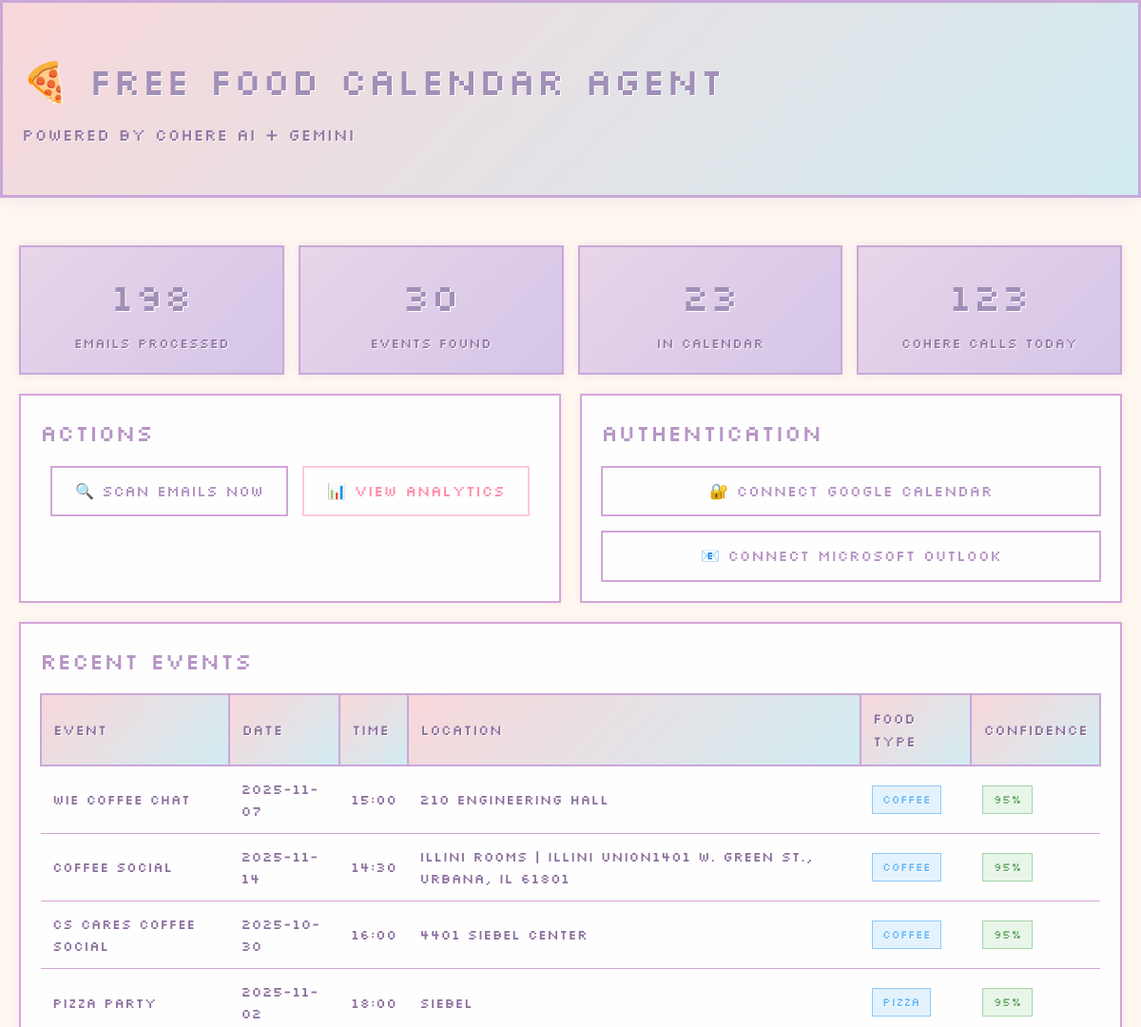
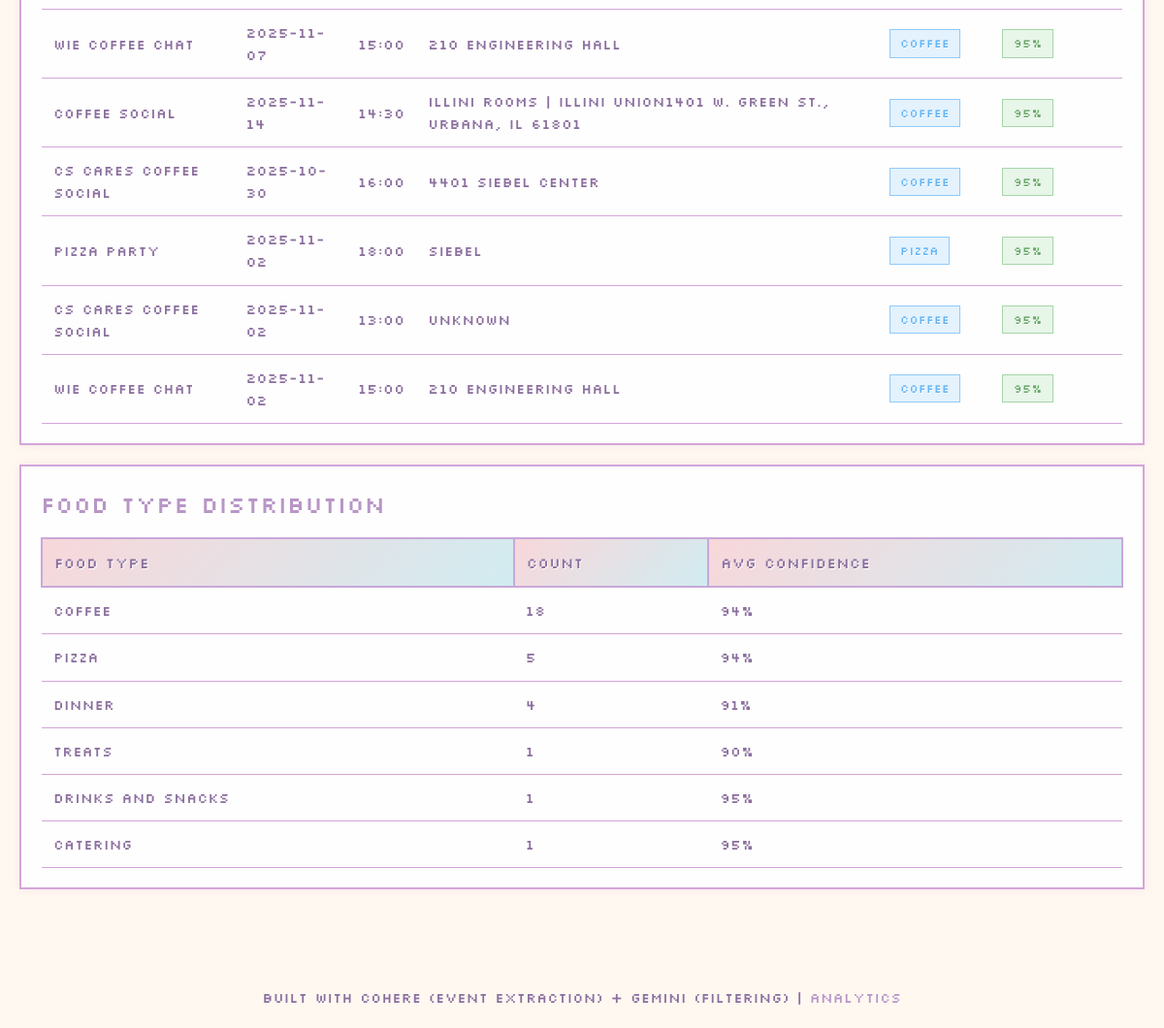
The page / on the database its author committed (2 pictures, top to bottom).
### tables this page shows
CREATE TABLE found_events (
    id INTEGER PRIMARY KEY AUTOINCREMENT,
    email_id TEXT NOT NULL,

    -- Event details
    event_name TEXT NOT NULL,
    event_date TEXT,  -- YYYY-MM-DD
    event_time TEXT,  -- HH:MM
    end_time TEXT,
    location TEXT,
    food_type TEXT,

    -- Cohere extraction results
    cohere_confidence REAL,  -- 0.0-1.0
    cohere_reasoning TEXT,
    relevant_excerpt TEXT,
    raw_cohere_response TEXT,  -- Full JSON for analysis

    -- Calendar integration
    google_calendar_event_id TEXT,
    google_calendar_link TEXT,

    -- Metadata
    created_at TIMESTAMP DEFAULT CURRENT_TIMESTAMP,

    FOREIGN KEY (email_id) REFERENCES processed_emails(email_id)
);

CREATE TABLE food_type_stats (
    id INTEGER PRIMARY KEY AUTOINCREMENT,
    food_type TEXT UNIQUE NOT NULL,
    count INTEGER DEFAULT 1,
    total_confidence REAL,  -- Sum of confidence scores
    avg_confidence REAL,     -- Average confidence
    last_seen TIMESTAMP DEFAULT CURRENT_TIMESTAMP
);

### web/app.py (the view)
@app.route('/')
def index():
    stats = db.get_stats()
    recent_events = db.get_recent_events(limit=10)
    food_stats = db.get_food_type_stats()
    return render_template('index.html',
                          stats=stats,
                          recent_events=recent_events,
                          food_stats=food_stats,
                          google_authenticated=session.get('google_authenticated', False),
                          microsoft_authenticated=session.get('microsoft_authenticated', False))

### src/database.py (called while the page is built)
    def _get_connection(self):
        conn = sqlite3.connect(self.db_path)
        conn.row_factory = sqlite3.Row  # Enable column access by name
        return conn

    def get_recent_events(self, limit=50):
        conn = self._get_connection()
        try:
            cursor = conn.execute("""
                SELECT * FROM found_events
                ORDER BY created_at DESC
                LIMIT ?
            """, (limit,))
            return [dict(row) for row in cursor.fetchall()]
        finally:
            conn.close()

    def get_cohere_daily_usage(self):
        conn = self._get_connection()
        try:
            cursor = conn.execute("""
                SELECT COUNT(*) as count
                FROM llm_usage
                WHERE provider = 'cohere'
                  AND date(called_at) = date('now')
            """)
            result = cursor.fetchone()
            return result['count'] if result else 0
        finally:
            conn.close()

    def get_food_type_stats(self):
        conn = self._get_connection()
        try:
            cursor = conn.execute("""
                SELECT * FROM food_type_stats
                ORDER BY count DESC
            """)
            return [dict(row) for row in cursor.fetchall()]
        finally:
            conn.close()

### web/templates/index.html (shortened to what this page needs)
{% extends "base.html" %}
{% block content %}
<div class="stats-grid">
    <div class="stat-box">
        <div class="number">{{ stats.total_emails_processed }}</div>
        <div class="label">Emails Processed</div>
    </div>
    <div class="stat-box">
        <div class="number">{{ stats.total_events_found }}</div>
        <div class="label">Events Found</div>
    </div>
    <div class="stat-box">
        <div class="number">{{ stats.events_in_calendar }}</div>
        <div class="label">In Calendar</div>
    </div>
    <div class="stat-box">
        <div class="number">{{ stats.cohere_calls_today }}</div>
        <div class="label">Cohere Calls Today</div>
    </div>
</div>
<div style="display: grid; grid-template-columns: 1fr 1fr; gap: 20px;">
    <div class="card">
        <h2>Actions</h2>
        <div style="text-align: center; display: flex; gap: 15px; justify-content: center; flex-wrap: wrap; margin-top: 15px;">
            <button class="btn" onclick="triggerScan()">🔍 Scan Emails Now</button>
            <a href="/analytics" class="btn btn-secondary">📊 View Analytics</a>
        </div>
    </div>
    <div class="card">
        <h2>Authentication</h2>
        <div style="text-align: center; display: flex; flex-direction: column; gap: 15px; justify-content: center; margin-top: 15px;">
            {% if google_authenticated %}
                <span style="color: #66a866; font-size: 0.9em; padding: 8px 16px; border: 1px solid #66a866; display: inline-block;">✅ Google Calendar Connected</span>
            {% else %}
                <a href="/auth/google/login" class="btn" style="background: #fefefe; border: 2px solid #d4a5d9; color: #b896c6;">🔐 Connect Google Calendar</a>
            {% endif %}
            {% if microsoft_authenticated %}
                <span style="color: #66a866; font-size: 0.9em; padding: 8px 16px; border: 1px solid #66a866; display: inline-block;">✅ Microsoft Outlook Connected</span>
            {% else %}
                <a href="/auth/microsoft/login" class="btn" style="background: #fefefe; border: 2px solid #d4a5d9; color: #b896c6;">📧 Connect Microsoft Outlook</a>
            {% endif %}
        </div>
    </div>
</div>
<div class="card">
    <h2>Recent Events</h2>
    {% if recent_events %}
        <table>
            <thead>
                <tr>
                    <th>Event</th>
                    <th>Date</th>
                    <th>Time</th>
                    <th>Location</th>
                    <th>Food Type</th>
                    <th>Confidence</th>
                </tr>
            </thead>
            <tbody>
                {% for event in recent_events %}
                <tr>
                    <td>{{ event.event_name }}</td>
                    <td>{{ event.event_date }}</td>
                    <td>{{ event.event_time }}</td>
                    <td>{{ event.location }}</td>
                    <td><span class="badge badge-info">{{ event.food_type }}</span></td>
                    <td><span class="badge badge-success">{{ (event.cohere_confidence * 100)|int }}%</span></td>
                </tr>
                {% endfor %}
            </tbody>
        </table>
    {% else %}
        <p style="font-size: 1em;">No events found yet. Click "Scan Emails Now" to start!</p>
    {% endif %}
</div>
<div class="card">
    <h2>Food Type Distribution</h2>
    {% if food_stats %}
        <table>
            <thead>
                <tr>
                    <th>Food Type</th>
                    <th>Count</th>
                    <th>Avg Confidence</th>
                </tr>
            </thead>
            <tbody>
                {% for stat in food_stats %}
                <tr>
                    <td>{{ stat.food_type }}</td>
                    <td>{{ stat.count }}</td>
                    <td>{{ (stat.avg_confidence * 100)|int }}%</td>
                </tr>
                {% endfor %}
            </tbody>
        </table>
    {% endif %}
</div>
{% endblock %}

### web/templates/base.html (style rules this page uses)
* { margin: 0; padding: 0; box-sizing: border-box; }
body { font-family: 'Silkscreen', 'Courier New', monospace; background: #fff8f0; color: #8b6f9e; line-height: 1.6; font-size: 16px; letter-spacing: 0.02em; }
.card { background: #fefefe; border: 2px solid #d4a5d9; padding: 20px; margin-bottom: 20px; box-shadow: 0 0 10px rgba(212, 165, 217, 0.2); }
.card h2 { margin-bottom: 15px; color: #b896c6; font-size: 1.5em; text-shadow: 1px 1px 0px #ffffff; font-weight: 400; }
.stats-grid { display: grid; grid-template-columns: repeat(auto-fit, minmax(200px, 1fr)); gap: 15px; margin-bottom: 20px; }
.stat-box { background: linear-gradient(135deg, #e8d5e9 0%, #d4c5e8 100%); border: 2px solid #c9a8d9; color: #8b6f9e; padding: 20px; text-align: center; box-shadow: 0 0 10px rgba(201, 168, 217, 0.3); }
.stat-box .number { font-size: 2.5em; font-weight: 400; margin-bottom: 5px; text-shadow: 1px 1px 0px #ffffff; color: #a18fb8; }
.stat-box .label { font-size: 0.9em; opacity: 0.9; text-shadow: 1px 1px 0px #ffffff; color: #8b6f9e; font-weight: 400; }
.btn { display: inline-block; padding: 12px 24px; background: #fefefe; color: #b896c6; text-decoration: none; border: 2px solid #d4a5d9; cursor: pointer; font-size: 1em; font-family: 'Silkscreen', monospace; font-weight: 400; transition: all 0.2s; text-shadow: 1px 1px 0px #ffffff; }
.btn-secondary { background: #fefefe; border: 2px solid #ffc8dd; color: #ff8fab; }
table { width: 100%; border-collapse: collapse; margin-top: 15px; }
th, td { text-align: left; padding: 12px; }
th { background: linear-gradient(135deg, #f8d7da 0%, #d1ecf1 100%); border: 2px solid #c9a8d9; border-bottom: 2px solid #c9a8d9; font-weight: 400; color: #8b6f9e; font-size: 0.95em; text-shadow: 1px 1px 0px #ffffff; }
td { border-bottom: 1px solid #d4a5d9; font-size: 0.9em; color: #8b6f9e; text-shadow: 0.5px 0.5px 0px #ffffff; }
.badge { display: inline-block; padding: 4px 10px; border: 1px solid; font-size: 0.85em; font-weight: 500; text-shadow: 0.5px 0.5px 0px #ffffff; }
.badge-success { background: #e8f5e9; color: #66a866; border-color: #a5d6a7; }
.badge-info { background: #e3f2fd; color: #64b5f6; border-color: #90caf9; }

### rows shown on the page
found_events: event_name "WIE Coffee Chat", event_date "2025-11-07", event_time "15:00", location "210 Engineering Hall", food_type "coffee", (event.cohere_confidence*100)|int "95"
found_events: event_name "Coffee Social", event_date "2025-11-14", event_time "14:30", location "Illini Rooms | Illini Union1401 W. Green St., Urbana, IL 61801", food_type "coffee", (event.cohere_confidence*100)|int "95"
found_events: event_name "CS CARES Coffee Social", event_date "2025-10-30", event_time "16:00", location "4401 Siebel Center", food_type "coffee", (event.cohere_confidence*100)|int "95"
found_events: event_name "Pizza Party", event_date "2025-11-02", event_time "18:00", location "Siebel", food_type "pizza", (event.cohere_confidence*100)|int "95"
found_events: event_name "WIE Coffee Chat", event_date "2025-11-07", event_time "15:00", location "210 Engineering Hall", food_type "coffee", (event.cohere_confidence*100)|int "95"
found_events: event_name "Coffee Social", event_date "2025-11-14", event_time "14:30", location "Illini Rooms | Illini Union1401 W. Green St., Urbana, IL 61801", food_type "coffee", (event.cohere_confidence*100)|int "95"
found_events: event_name "CS CARES Coffee Social", event_date "2025-10-30", event_time "16:00", location "4401 Siebel Center", food_type "coffee", (event.cohere_confidence*100)|int "95"
found_events: event_name "Pizza Party", event_date "2025-11-02", event_time "18:00", location "Siebel", food_type "pizza", (event.cohere_confidence*100)|int "95"
found_events: event_name "CS CARES Coffee Social", event_date "2025-11-02", event_time "13:00", location "unknown", food_type "coffee", (event.cohere_confidence*100)|int "95"
found_events: event_name "WIE Coffee Chat", event_date "2025-11-02", event_time "15:00", location "210 Engineering Hall", food_type "coffee", (event.cohere_confidence*100)|int "95"
food_type_stats: food_type "coffee", count "18", (stat.avg_confidence*100)|int "94"
food_type_stats: food_type "pizza", count "5", (stat.avg_confidence*100)|int "94"
food_type_stats: food_type "dinner", count "4", (stat.avg_confidence*100)|int "91"
food_type_stats: food_type "treats", count "1", (stat.avg_confidence*100)|int "90"
food_type_stats: food_type "drinks and snacks", count "1", (stat.avg_confidence*100)|int "95"
food_type_stats: food_type "catering", count "1", (stat.avg_confidence*100)|int "95"

### other values the page prints
{{ stats.total_emails_processed }} "198"
{{ stats.total_events_found }} "30"
{{ stats.events_in_calendar }} "23"
{{ stats.cohere_calls_today }} "123"
